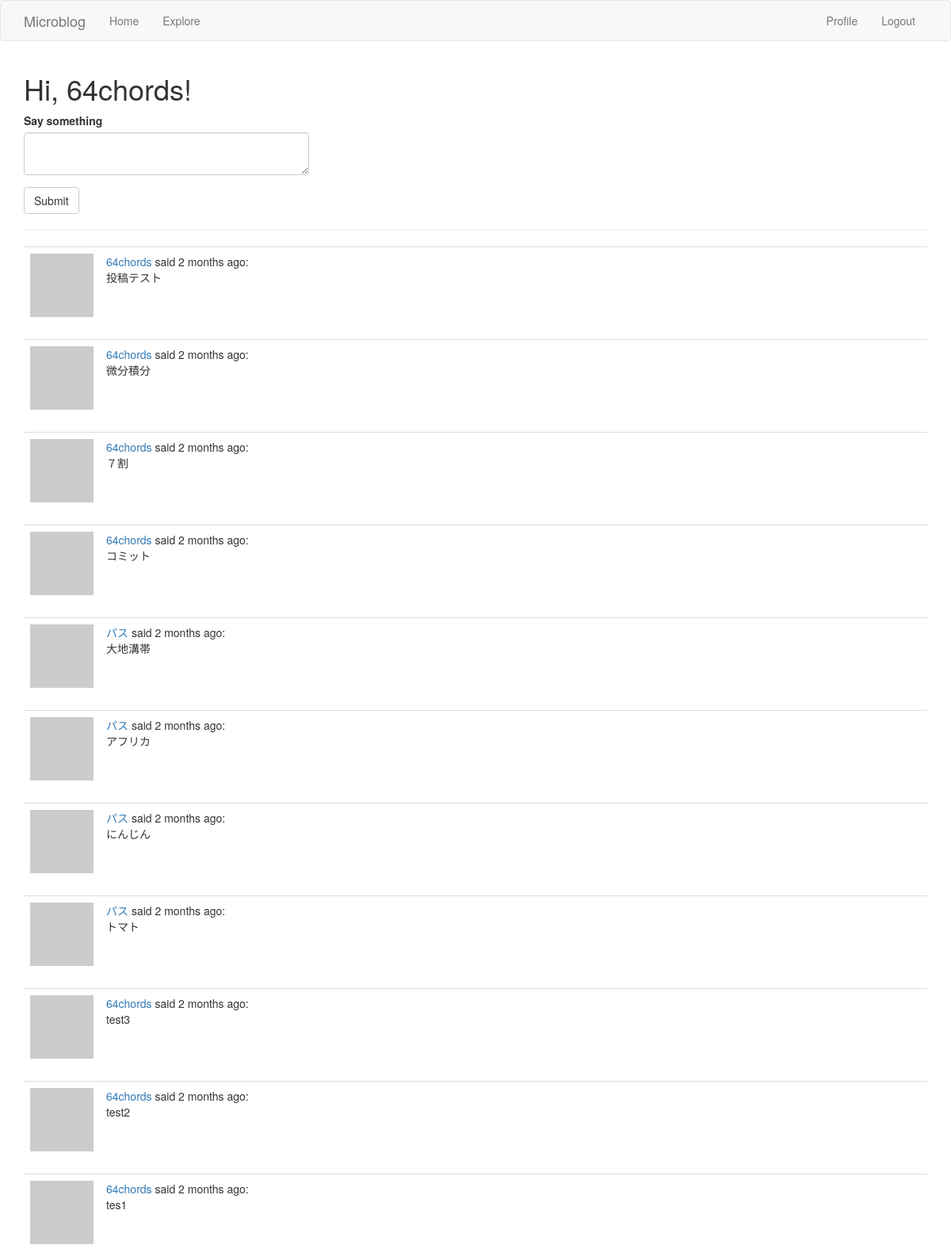
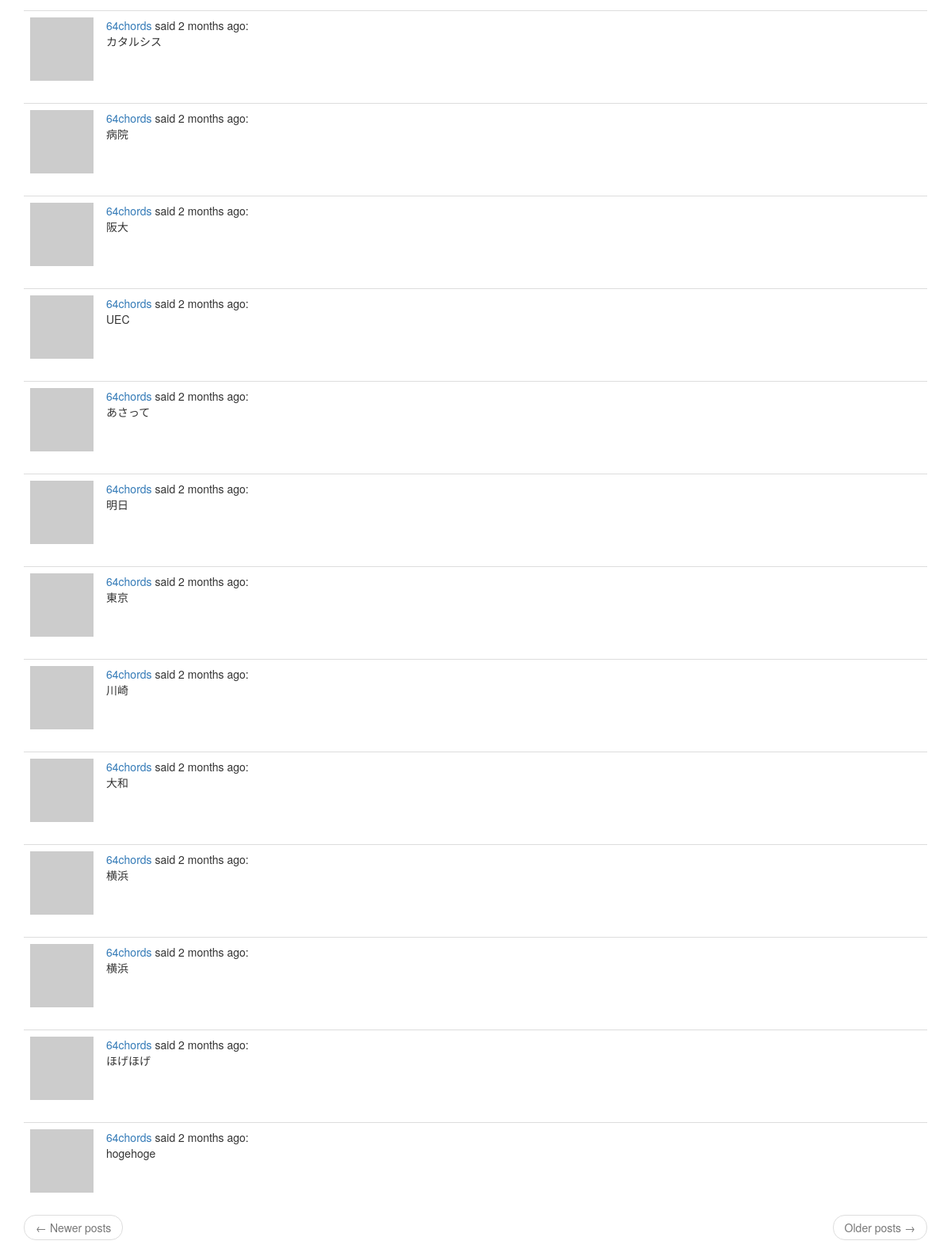
The page /index (signed in) on the database its author committed (2 pictures, top to bottom).
### app/models.py (models this page shows, shortened)
class User(UserMixin,db.Model):
    id = db.Column(db.Integer,primary_key=True)
    username = db.Column(db.String(64),index=True,unique=True)
    email = db.Column(db.String(120),index=True,unique=True)
    password_hash = db.Column(db.String(128))
    about_me = db.Column(db.String(140))
    last_seen = db.Column(db.DateTime,default=datetime.utcnow)
    """
    a db.relationship field is normally defined on the “one” side, and
    is used as a convenient way to get access to the “many”.
    """
    posts = db.relationship("Post",backref="author",lazy="dynamic")
    """
    フォロー・フォロワーの関係を追加
    "User": セルフ参照の関係なので自分自身
    secondary: 関係性を表す関係テーブル
    followers.c.**: cはColumnsを表すプロパティ
    詳細はp.134~135を参照のこと（８．３節）
    """
    followed = db.relationship(
        "User",secondary=followers,
        primaryjoin=(followers.c.follower_id == id),
        secondaryjoin=(followers.c.followed_id == id),
        backref=db.backref("followers",lazy="dynamic"),lazy="dynamic"
    )
    def avatar(self,size):
        digest = md5(self.email.lower().encode('utf-8')).hexdigest()
        return "https://www.gravatar.com/avatar/{}?d=identicon&s={}".\
            format(digest,size)
    def followed_posts(self):
        followed = Post.query.join(
            followers,(followers.c.followed_id == Post.user_id)).filter(
                followers.c.follower_id == self.id)
        own = Post.query.filter_by(user_id=self.id)
        return followed.union(own).order_by(Post.timestamp.desc())

class Post(db.Model):
    id = db.Column(db.Integer,primary_key=True)
    body = db.Column(db.String(140))
    timestamp = db.Column(db.DateTime,index=True,default=datetime.utcnow)
    user_id = db.Column(db.Integer,db.ForeignKey('user.id'))

### app/routes.py (the view, shortened to what this page needs)
@app.route('/',methods=["GET","POST"])
@app.route('/index',methods=["GET","POST"])
@login_required
def index():
    form = PostForm()
    page = request.args.get("page",1,type=int)
    """
    paginateメソッドの引数：ページ番号、最大アイテム数、エラーフラグ
    詳しくはpp.159参照 戻り値はpaginationオブジェクト
    """
    posts = current_user.followed_posts().paginate(
        page,app.config["POSTS_PER_PAGE"],False)
    """
    paginationオブジェクトが前後を参照できる場合それを取得し、
    url_forメソッドによりリンクを生成する。生成時はpage引数にページ番号を含める
    """
    next_url = url_for('index',page=posts.next_num)\
        if posts.has_next else None
    prev_url = url_for('index',page=posts.prev_num)\
        if posts.has_prev else None
    return render_template("index.html",title="Home",form=form,
        posts=posts.items,next_url=next_url,prev_url=prev_url)

### app/forms.py
class PostForm(FlaskForm):
    post = TextAreaField("Say something",validators=[DataRequired()])
    submit = SubmitField("Submit")

### app/models.py (called while the page is built)
@login.user_loader
def load_user(id):
    return User.query.get(int(id))

### app/routes.py (called while the page is built)
@app.before_request
def before_request():
    if current_user.is_authenticated:
        current_user.last_seen = datetime.utcnow()
        db.session.commit()

### app/templates/index.html
{% extends "base.html" %}
{% import "bootstrap/wtf.html" as wtf %}
{% block app_content %}
  <h1>Hi, {{ current_user.username }}!</h1>
  {% if form %}
  <div class="row">
    <div class="col-md-4">
      {{ wtf.quick_form(form) }}
    </div>
  </div>
  {% endif %}
  <hr>
  {% for post in posts %}
    {% include '_post.html' %}
  {% endfor %}
  <nav aria-label="...">
    <ul class="pager">
      <li class="previous{% if not prev_url %} disabled{% endif %}">
        <a href="{{ prev_url or '#' }}">
          <span aria-hidden="true">&larr;</span> Newer posts
        </a>
      </li>
      <li class="next{% if not next_url %} disabled{% endif %}">
        <a href="{{ next_url or '#' }}">
          Older posts <span aria-hidden="true">&rarr;</span>
        </a>
      </li>
    </ul>
  </nav>
{% endblock %}

### app/templates/_post.html
<table class="table table-hover">
  <tr valign="top">
    <td width="70px">
      <a href="{{ url_for("user",username=post.author.username) }}">
        <img src="{{ post.author.avatar(70) }}" alt="">
      </a>
    </td>
    <td>
      <a href="{{ url_for('user',username=post.author.username) }}">
        {{ post.author.username }}
      </a>
      said {{ moment(post.timestamp).fromNow() }}:
      <br>
      {{ post.body }}
    </td>
  </tr>
</table>

### rows shown on the page
User: username "64chords"
Post: author.username "64chords", timestamp "2 months ago", body "投稿テスト"
Post: author.username "64chords", timestamp "2 months ago", body "微分積分"
Post: author.username "64chords", timestamp "2 months ago", body "７割"
Post: author.username "64chords", timestamp "2 months ago", body "コミット"
Post: author.username "パス", timestamp "2 months ago", body "大地溝帯"
Post: author.username "パス", timestamp "2 months ago", body "アフリカ"
Post: author.username "パス", timestamp "2 months ago", body "にんじん"
Post: author.username "パス", timestamp "2 months ago", body "トマト"
Post: author.username "64chords", timestamp "2 months ago", body "test3"
Post: author.username "64chords", timestamp "2 months ago", body "test2"
Post: author.username "64chords", timestamp "2 months ago", body "tes1"
Post: author.username "64chords", timestamp "2 months ago", body "カタルシス"
Post: author.username "64chords", timestamp "2 months ago", body "病院"
Post: author.username "64chords", timestamp "2 months ago", body "阪大"
Post: author.username "64chords", timestamp "2 months ago", body "UEC"
Post: author.username "64chords", timestamp "2 months ago", body "あさって"
Post: author.username "64chords", timestamp "2 months ago", body "明日"
Post: author.username "64chords", timestamp "2 months ago", body "東京"
Post: author.username "64chords", timestamp "2 months ago", body "川崎"
Post: author.username "64chords", timestamp "2 months ago", body "大和"
Post: author.username "64chords", timestamp "2 months ago", body "横浜"
Post: author.username "64chords", timestamp "2 months ago", body "横浜"
Post: author.username "64chords", timestamp "2 months ago", body "ほげほげ"
Post: author.username "64chords", timestamp "2 months ago", body "hogehoge"
